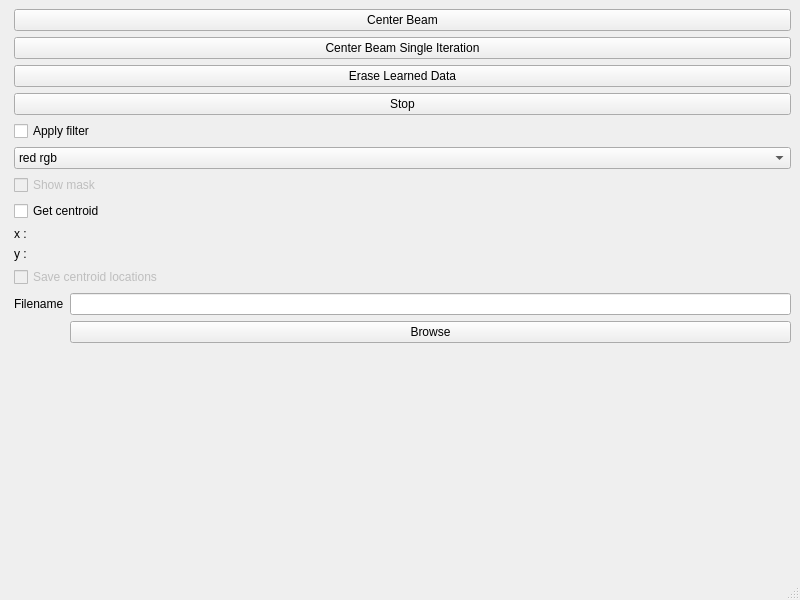
<?xml version="1.0" encoding="UTF-8"?>
<ui version="4.0">
 <class>MainWindow</class>
 <widget class="QMainWindow" name="MainWindow">
  <property name="geometry">
   <rect>
    <x>0</x>
    <y>0</y>
    <width>800</width>
    <height>600</height>
   </rect>
  </property>
  <property name="windowTitle">
   <string>AutoAlign</string>
  </property>
  <widget class="QWidget" name="centralwidget">
   <layout class="QGridLayout" name="gridLayout_2">
    <item row="0" column="0">
     <layout class="QGridLayout" name="gridLayout" columnstretch="5,1" columnminimumwidth="5,1">
      <item row="0" column="1">
       <layout class="QGridLayout" name="gridLayout_3">
        <item row="0" column="0">
         <widget class="QPushButton" name="centerBeam_pushButton">
          <property name="text">
           <string>Center Beam</string>
          </property>
         </widget>
        </item>
        <item row="1" column="0">
         <widget class="QPushButton" name="centerBeamSingle_pushButton">
          <property name="text">
           <string>Center Beam Single Iteration</string>
          </property>
         </widget>
        </item>
        <item row="3" column="0">
         <widget class="QPushButton" name="stop_pushButton">
          <property name="text">
           <string>Stop</string>
          </property>
         </widget>
        </item>
        <item row="2" column="0">
         <widget class="QPushButton" name="eraseLearned_pushButton">
          <property name="text">
           <string>Erase Learned Data</string>
          </property>
         </widget>
        </item>
        <item row="4" column="0">
         <layout class="QGridLayout" name="gridLayout_5">
          <item row="0" column="0" colspan="2">
           <widget class="QCheckBox" name="apply_filter_checkBox">
            <property name="text">
             <string>Apply filter</string>
            </property>
           </widget>
          </item>
          <item row="1" column="0" colspan="2">
           <widget class="QComboBox" name="filter_mode_comboBox">
            <item>
             <property name="text">
              <string>red rgb</string>
             </property>
            </item>
            <item>
             <property name="text">
              <string>green rgb</string>
             </property>
            </item>
            <item>
             <property name="text">
              <string>blue rgb</string>
             </property>
            </item>
            <item>
             <property name="text">
              <string>red hsv</string>
             </property>
            </item>
            <item>
             <property name="text">
              <string>green hsv</string>
             </property>
            </item>
            <item>
             <property name="text">
              <string>blue hsv</string>
             </property>
            </item>
           </widget>
          </item>
          <item row="2" column="0" colspan="2">
           <widget class="QCheckBox" name="show_mask_checkBox">
            <property name="enabled">
             <bool>false</bool>
            </property>
            <property name="text">
             <string>Show mask</string>
            </property>
           </widget>
          </item>
          <item row="3" column="0" colspan="2">
           <widget class="QCheckBox" name="get_centroid_checkBox">
            <property name="text">
             <string>Get centroid</string>
            </property>
           </widget>
          </item>
          <item row="4" column="0">
           <widget class="QLabel" name="centroid_x_label">
            <property name="text">
             <string>x : </string>
            </property>
           </widget>
          </item>
          <item row="5" column="0">
           <widget class="QLabel" name="centroid_y_label">
            <property name="text">
             <string>y : </string>
            </property>
           </widget>
          </item>
          <item row="6" column="0" colspan="2">
           <widget class="QCheckBox" name="save_centroid_checkBox">
            <property name="enabled">
             <bool>false</bool>
            </property>
            <property name="text">
             <string>Save centroid locations</string>
            </property>
           </widget>
          </item>
          <item row="9" column="1">
           <spacer name="verticalSpacer">
            <property name="orientation">
             <enum>Qt::Vertical</enum>
            </property>
            <property name="sizeHint" stdset="0">
             <size>
              <width>20</width>
              <height>40</height>
             </size>
            </property>
           </spacer>
          </item>
          <item row="7" column="1">
           <widget class="QLineEdit" name="filename_lineEdit"/>
          </item>
          <item row="7" column="0">
           <widget class="QLabel" name="filename_label">
            <property name="text">
             <string>Filename</string>
            </property>
           </widget>
          </item>
          <item row="8" column="1">
           <widget class="QPushButton" name="browse_centroidFile_pushButton">
            <property name="text">
             <string>Browse</string>
            </property>
           </widget>
          </item>
         </layout>
        </item>
       </layout>
      </item>
      <item row="0" column="0">
       <layout class="QGridLayout" name="imageContainerLayout"/>
      </item>
     </layout>
    </item>
   </layout>
  </widget>
  <widget class="QMenuBar" name="menubar">
   <property name="geometry">
    <rect>
     <x>0</x>
     <y>0</y>
     <width>800</width>
     <height>22</height>
    </rect>
   </property>
  </widget>
  <widget class="QStatusBar" name="statusbar"/>
 </widget>
 <resources/>
 <connections/>
</ui>
